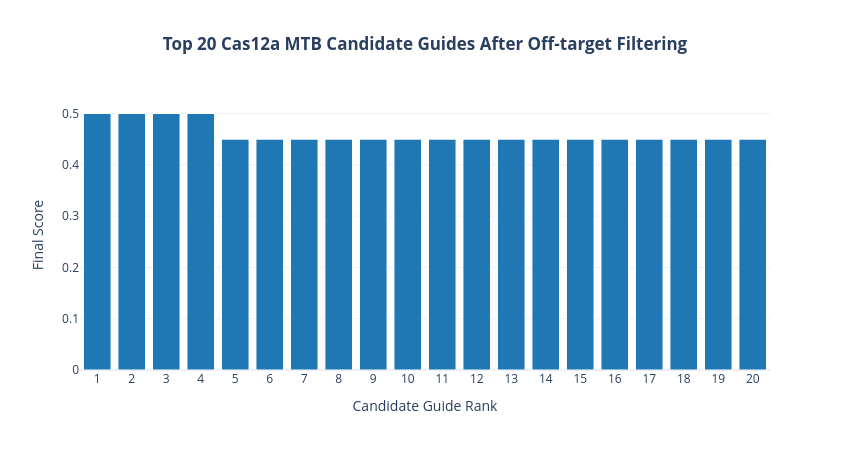

Notebook code cell kept with this figure:
### Markdown cell above
### Top 20 guides from off-target analysis

### Code cell
import plotly.express as px

# Clone the top 20 and explicitly set a 1-indexed Rank column
top20_interactive = final_ranked.head(20).copy()
top20_interactive["Rank"] = range(1, 21)

# Build interactive bar plot
fig = px.bar(
    top20_interactive,
    x="Rank",
    y="final_score",
    # Add any extra metrics you want to see instantly on mouse-hover:
    hover_data=["target", "GC", "Human_similarity"] if "GC" in final_ranked.columns else ["target"], 
    title="<b>Top 20 Cas12a MTB Candidate Guides After Off-target Filtering</b>",
    labels={"Rank": "Candidate Guide Rank", "final_score": "Final Score"}
)

# Apply sleek styling adjustments
fig.update_traces(
    marker_color="#1f77b4", 
    marker_line_color="white", 
    marker_line_width=1
)

fig.update_layout(
    width=850,
    height=450,
    xaxis=dict(tickmode="linear", tick0=1, dtick=1), # Forces all ticks 1 through 20 to label cleanly
    template="plotly_white",
    title_x=0.5                                      # Center-aligns the title
)

fig.show()

### Figure 1 — Plotly figure (JSON) as saved in the notebook; plotly's stock layout.template omitted (floating-point values rounded to 4 significant figures)
{"data": [{"customdata": [["TCCTGGAAGCGTTTTAGTTT", 0.4, 70], ["TTCGTCGTTTGTTCTTGGAA", 0.4, 70], ["TGGCCGATTGTTGTCCGATA", 0.5, 70], ["AGTGTCCCCTTAGTGTGCTT", 0.5, 70], ["GTTGGGCCTAACGGTTATGG", 0.55, 70], ["TGTTGGGCCTAACGGTTATG", 0.5, 70], ["GGGTTTACGACTGCGGGTAA", 0.55, 70], ["TTGGGCCTAACGGTTATGGT", 0.5, 70], ["TGCGGGTGCCGATGATGTTG", 0.6, 70], ["CGGATTCGACTACGAGGTTT", 0.5, 75], ["TGAGAAGTCGGAACCCCTGG", 0.6, 75], ["CACCATCTCATTTGGGAGGT", 0.5, 75], ["CTACGAGAGTCTTTCGCCGA", 0.55, 75], ["GTTGCCCAAAATCGGCCAAG", 0.55, 75], ["GTTTGCTACGAGAGTCTTTC", 0.45, 75], ["GGCAGTTGCTACCAACCGAA", 0.55, 75], ["CACGCTGTTGTTGACGTTGT", 0.5, 75], ["TGCAGAAGGTCTGTAACGAA", 0.45, 75], ["ATCCTGTTCTTCACCACCCA", 0.5, 75], ["CACCTGCTCACTCATTTTGC", 0.5, 75]], "hovertemplate": "Candidate Guide Rank=%{x}<br>Final Score=%{y}<br>target=%{customdata[0]}<br>GC=%{customdata[1]}<br>Human_similarity=%{customdata[2]}<extra></extra>", "legendgroup": "", "marker": {"color": "#1f77b4", "line": {"color": "white", "width": 1}, "pattern": {"shape": ""}}, "name": "", "orientation": "v", "showlegend": false, "textposition": "auto", "type": "bar", "x": [1, 2, 3, 4, 5, 6, 7, 8, 9, 10, 11, 12, 13, 14, 15, 16, 17, 18, 19, 20], "xaxis": "x", "y": [0.5, 0.5, 0.5, 0.5, 0.45, 0.45, 0.45, 0.45, 0.45, 0.45, 0.45, 0.45, 0.45, 0.45, 0.45, 0.45, 0.45, 0.45, 0.45, 0.45], "yaxis": "y"}], "layout": {"barmode": "relative", "height": 450, "legend": {"tracegroupgap": 0}, "title": {"text": "<b>Top 20 Cas12a MTB Candidate Guides After Off-target Filtering</b>", "x": 0.5}, "width": 850, "xaxis": {"anchor": "y", "domain": [0, 1], "dtick": 1, "tick0": 1, "tickmode": "linear", "title": {"text": "Candidate Guide Rank"}}, "yaxis": {"anchor": "x", "domain": [0, 1], "title": {"text": "Final Score"}}}}
